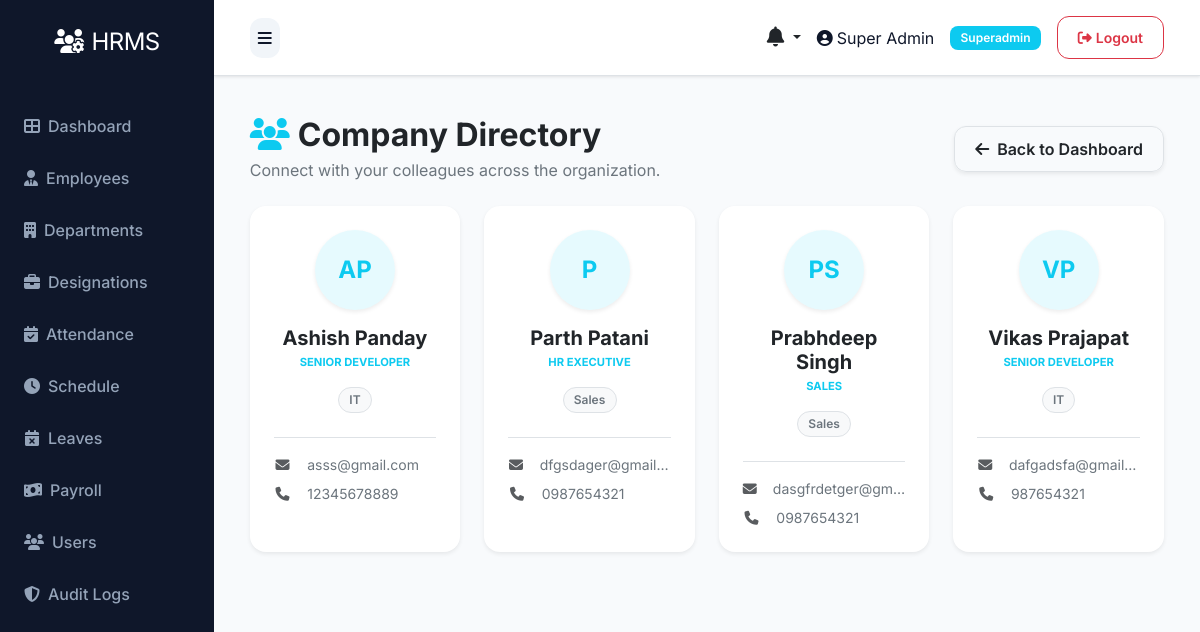
Page /user/directory (signed in) on the earlier database version.
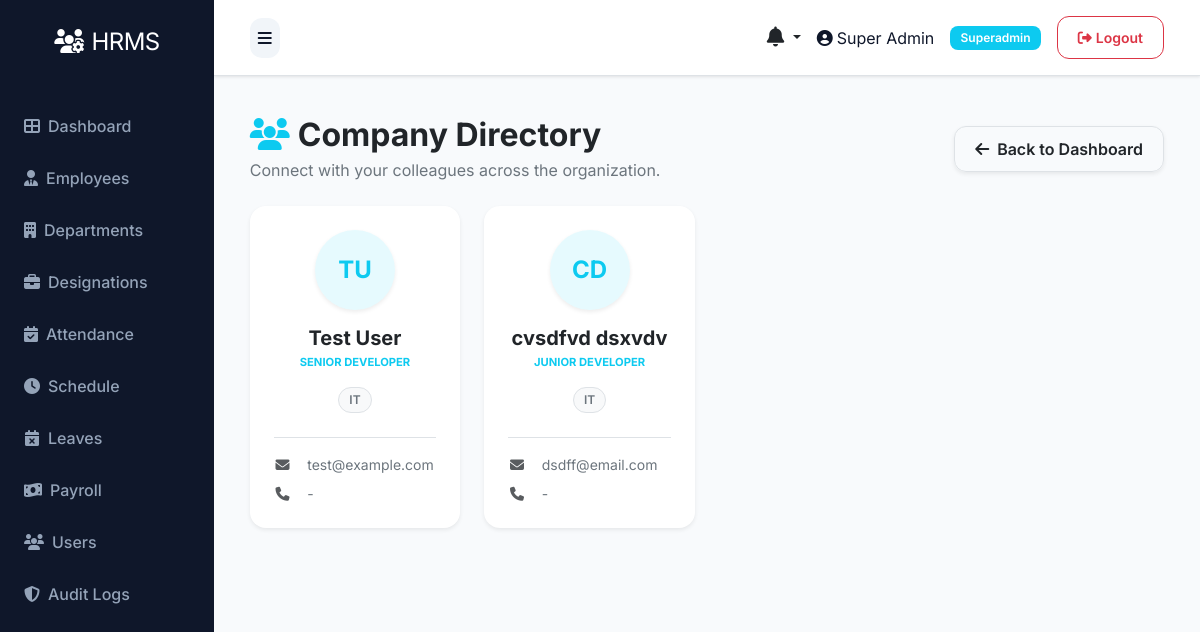
Same page on the later database version.
### models.py (models this page shows, shortened)
class Employee(db.Model):
    __tablename__ = 'employees'
    id = db.Column(db.Integer, primary_key=True)
    department_id = db.Column(db.Integer, db.ForeignKey('departments.id'))
    designation_id = db.Column(db.Integer, db.ForeignKey('designations.id'))
    schedule_id = db.Column(db.Integer, db.ForeignKey('schedules.id'))
    firstname = db.Column(db.String(100), nullable=False)
    lastname = db.Column(db.String(100), nullable=False)
    unique_id = db.Column(db.String(50), unique=True)
    email = db.Column(db.String(100), unique=True)
    phone = db.Column(db.String(20))
    address = db.Column(db.Text)
    dob = db.Column(db.Date)
    gender = db.Column(db.String(10))
    religion = db.Column(db.String(50))
    marital = db.Column(db.String(20))
    image = db.Column(db.String(255))  # Store image filename
    aadhar_file = db.Column(db.String(255))
    resume_file = db.Column(db.String(255))
    status = db.Column(db.String(20), default='active')
    created_at = db.Column(db.DateTime, default=datetime.utcnow)
    updated_at = db.Column(db.DateTime, default=datetime.utcnow, onupdate=datetime.utcnow)
    attendances = db.relationship('Attendance', backref='employee', lazy=True, cascade='all, delete-orphan')
    checks = db.relationship('Check', backref='employee', lazy=True, cascade='all, delete-orphan')
    salary = db.relationship('Salary', backref='employee', uselist=False, cascade='all, delete-orphan')
    leaves = db.relationship('Leave', backref='employee', lazy=True, cascade='all, delete-orphan')
    late_times = db.relationship('LateTime', backref='employee', lazy=True, cascade='all, delete-orphan')
    over_times = db.relationship('OverTime', backref='employee', lazy=True, cascade='all, delete-orphan')
    payrolls = db.relationship('Payroll', backref='employee', lazy=True, cascade='all, delete-orphan')
    documents = db.relationship('Document', backref='employee', lazy=True, cascade='all, delete-orphan')
    reviews = db.relationship('PerformanceReview', backref='employee', lazy=True, cascade='all, delete-orphan', foreign_keys='PerformanceReview.employee_id')

class Designation(db.Model):
    __tablename__ = 'designations'
    id = db.Column(db.Integer, primary_key=True)
    name = db.Column(db.String(100), nullable=False)
    description = db.Column(db.Text)
    created_at = db.Column(db.DateTime, default=datetime.utcnow)
    updated_at = db.Column(db.DateTime, default=datetime.utcnow, onupdate=datetime.utcnow)
    employees = db.relationship('Employee', backref='designation', lazy=True)

class Department(db.Model):
    __tablename__ = 'departments'
    id = db.Column(db.Integer, primary_key=True)
    name = db.Column(db.String(100), nullable=False)
    description = db.Column(db.Text)
    created_at = db.Column(db.DateTime, default=datetime.utcnow)
    updated_at = db.Column(db.DateTime, default=datetime.utcnow, onupdate=datetime.utcnow)
    employees = db.relationship('Employee', backref='department', lazy=True)

### routes/user.py (the view)
@bp.route('/directory')
@login_required
def directory():
    employees = Employee.query.filter_by(status='active').order_by(Employee.firstname).all()
    return render_template('admin/user/directory.html', employees=employees)

### app.py (called while the page is built)
@app.context_processor
def inject_now():
    return {'datetime': datetime}

@login_manager.user_loader
def load_user(user_id):
    try:
        return db.session.get(User, int(user_id))
    except Exception as e:
        app.logger.error(f'Error loading user {user_id}: {str(e)}')
        return None

@app.context_processor
def inject_user():
    pending_leaves = 0
    unread_notifications_count = 0
    recent_notifications = []
    try:
        if current_user.is_authenticated:
            if getattr(current_user, 'role', None) and current_user.role.name in ['superadmin', 'hr']:
                from models import Leave
                pending_leaves = Leave.query.filter_by(status='pending').count()
            unread_notifications_count = Notification.query.filter_by(user_id=current_user.id, is_read=False).count()
            recent_notifications = Notification.query.filter_by(user_id=current_user.id).order_by(Notification.created_at.desc()).limit(5).all()
    except Exception:
        pass
    return dict(current_user=current_user, pending_leaves=pending_leaves, unread_notifications_count=unread_notifications_count, recent_notifications=recent_notifications)

### templates/admin/user/directory.html (shortened to what this page needs)
{% extends 'base.html' %}
{% block content %}
<div class="container-fluid animate-fade-in">
    <div class="row mb-4 align-items-center">
        <div class="col-md-6">
            <h2 class="fw-bold text-dark mb-1"><i class="fas fa-users text-info me-2"></i>Company Directory</h2>
            <p class="text-secondary mb-0">Connect with your colleagues across the organization.</p>
        </div>
        <div class="col-md-6 text-md-end mt-3 mt-md-0">
            <a href="{{ url_for('user.dashboard') }}" class="btn btn-white border shadow-sm">
                <i class="fas fa-arrow-left me-2"></i>Back to Dashboard
            </a>
        </div>
    </div>
    <div class="row g-4">
        {% if employees %}
            {% for emp in employees %}
            <div class="col-xl-3 col-lg-4 col-md-6">
                <div class="card border-0 shadow-sm h-100 overflow-hidden">
                    <div class="p-4 text-center">
                        <div class="mb-3 d-flex justify-content-center">
                            <div class="rounded-circle bg-info bg-opacity-10 text-info d-flex align-items-center justify-content-center fw-bold shadow-sm" style="width:80px;height:80px;font-size:24px;">
                                {{ emp.firstname[0]|upper if emp.firstname else 'E' }}{{ emp.lastname[0]|upper if emp.lastname else '' }}
                            </div>
                        </div>
                        <h5 class="fw-bold text-dark mb-1">{{ emp.firstname }} {{ emp.lastname }}</h5>
                        <p class="text-info x-small fw-bold text-uppercase mb-3">{{ emp.designation.name if emp.designation else 'Employee' }}</p>
                        <div class="d-flex flex-wrap justify-content-center gap-1 mb-4">
                            <span class="badge bg-light text-secondary border rounded-pill">{{ emp.department.name if emp.department else 'General' }}</span>
                        </div>
                        <div class="text-start border-top pt-3">
                            <div class="mb-2 d-flex align-items-center">
                                <i class="fas fa-envelope text-muted me-3 fa-fw small"></i>
                                <a href="mailto:{{ emp.email }}" class="text-decoration-none text-secondary small text-truncate d-block">{{ emp.email }}</a>
                            </div>
                            <div class="mb-0 d-flex align-items-center">
                                <i class="fas fa-phone text-muted me-3 fa-fw small"></i>
                                <span class="text-secondary small">{{ emp.phone or '-' }}</span>
                            </div>
                        </div>
                    </div>
                </div>
            </div>
            {% endfor %}
        {% endif %}
    </div>
</div>
{% endblock %}

Differences in the rows shown:
removed Employee: firstname "A", lastname "P", firstname "Ashish", lastname "Panday", designation "SENIOR DEVELOPER", department "IT", email "asss@gmail.com", phone "12345678889"
removed Employee: firstname "P", firstname "Parth", lastname "Patani", designation "HR EXECUTIVE", department "Sales", email "dfgsdager@gmail…", phone "0987654321"
removed Employee: firstname "P", lastname "S", firstname "Prabhdeep", lastname "Singh", designation "SALES", department "Sales", email "dasgfrdetger@gm…", phone "0987654321"
removed Employee: firstname "V", lastname "P", firstname "Vikas", lastname "Prajapat", designation "SENIOR DEVELOPER", department "IT", email "dafgadsfa@gmail…", phone "987654321"
added Employee: firstname "T", lastname "U", firstname "Test", lastname "User", designation "SENIOR DEVELOPER", department "IT", email "test@example.com", phone "-"
added Employee: firstname "C", lastname "D", firstname "cvsdfvd", lastname "dsxvdv", designation "JUNIOR DEVELOPER", department "IT", email "dsdff@email.com", phone "-"
